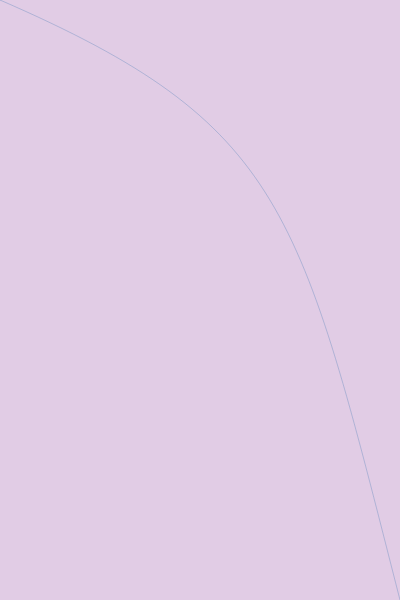
Frame 1 (no input)
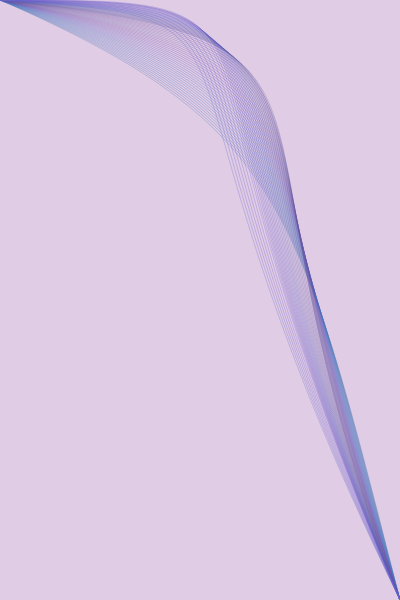
Frame 60 (no input)
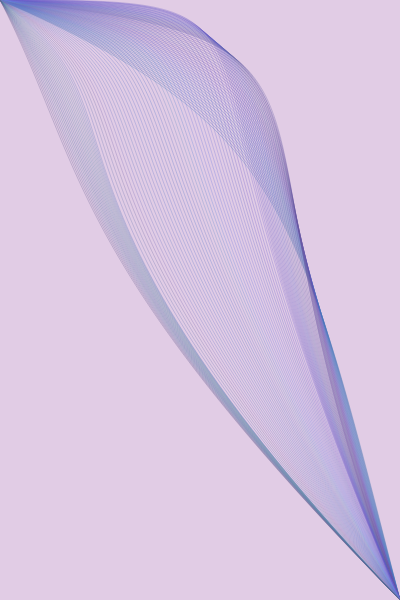
Frame 120 (the mouse pressed at the canvas centre since frame 60)

The p5.js sketch that drew these frames (run headless with seeded random() and noise() and a simulated clock; from frame 60 on, the mouse is pressed at the canvas centre):

// p5.js sketch
// ── sketch.js
// where bezier starts
var startX;
var startY;

// where bezier ends
var endX;
var endY;

// create a speed for how much startx will change each time
var speedStartX;
var speedStartY;
var speedEndX;
var speedEndY;

var r;
var g;
var b;

function setup() {
  createCanvas(400, 600);

  startX = random(width);
  startY = random(height);
  endX = random(width);
  endY = random(height);

  const range = 6;
  speedStartX = random(-range, range);
  speedStartY = random(-range, range);
  speedEndX = random(-range, range);
  speedEndY = random(-range, range);

  r = random(255);
  g = random(255);
  b = random(255);

  noFill();
  background(225,204,229);
}

function draw() {

  // draw a bezier
  stroke(r, g, b, 80);
  bezier(0, 0, startX, startY, endX, endY, width, height);

  // change the color
  r += random(-10, 10);
  g += random(-9, 9);
  b += random(-9, 9);

  // Constrain RGB to make sure they are within 0-255 color range
  r = constrain(r, 0, 255);
  g = constrain(g, 0, 255);
  b = constrain(b, 0, 255);

  // move start x and y by speed start x and y
  startX += speedStartX;
  startY += speedStartY;
  endX += speedEndX;
  endY += speedEndY;


  if(startX < 0 || startX > width){
    speedStartX *= -1;
  }

  if(startY < 0 || startY > height){
    speedStartY *= -1;
  }

  if(endX < 0 || endX > width){
    speedEndX *= -1;
  }

  if(endY < 0 || endY > height){
    speedEndY *= -1;
  }
}
